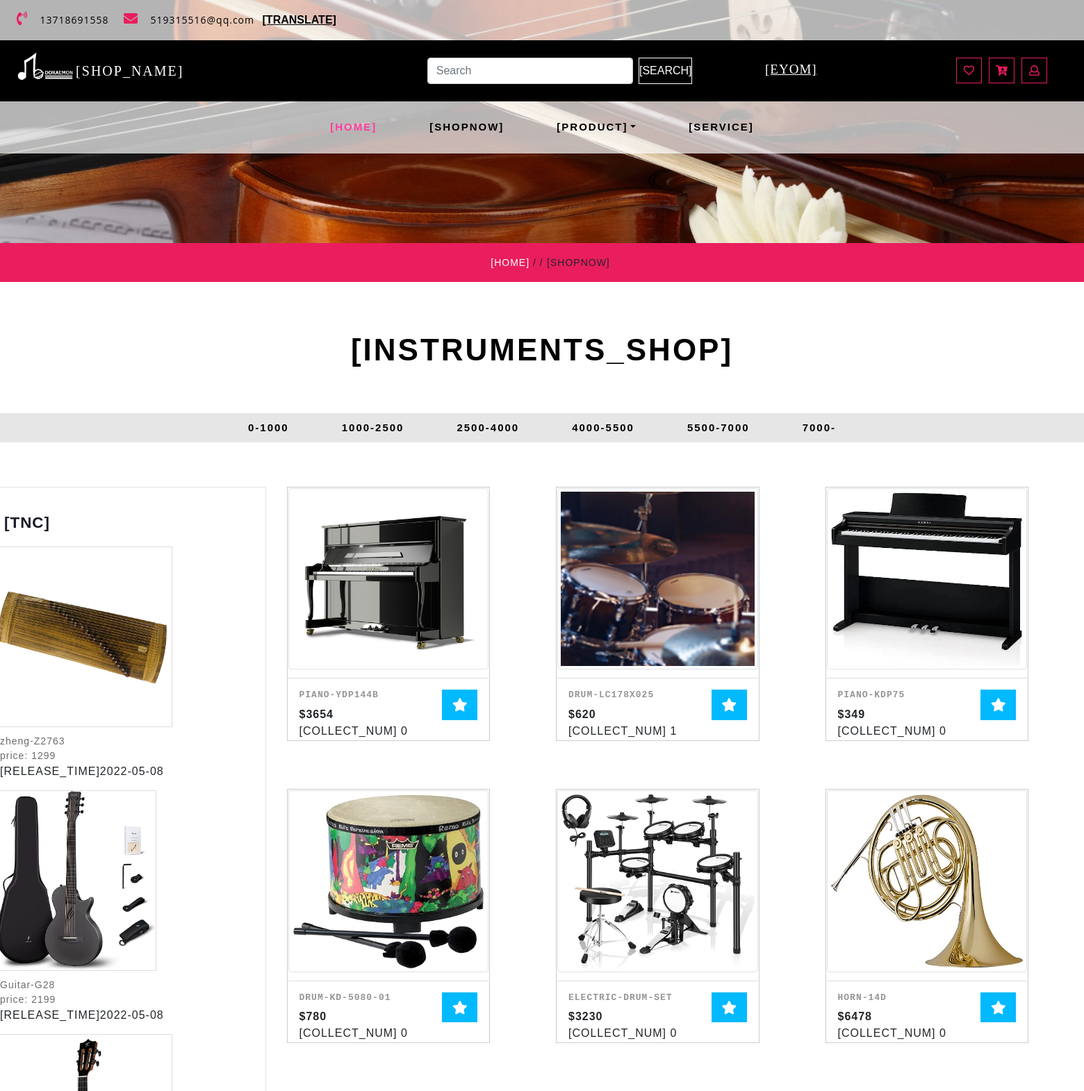
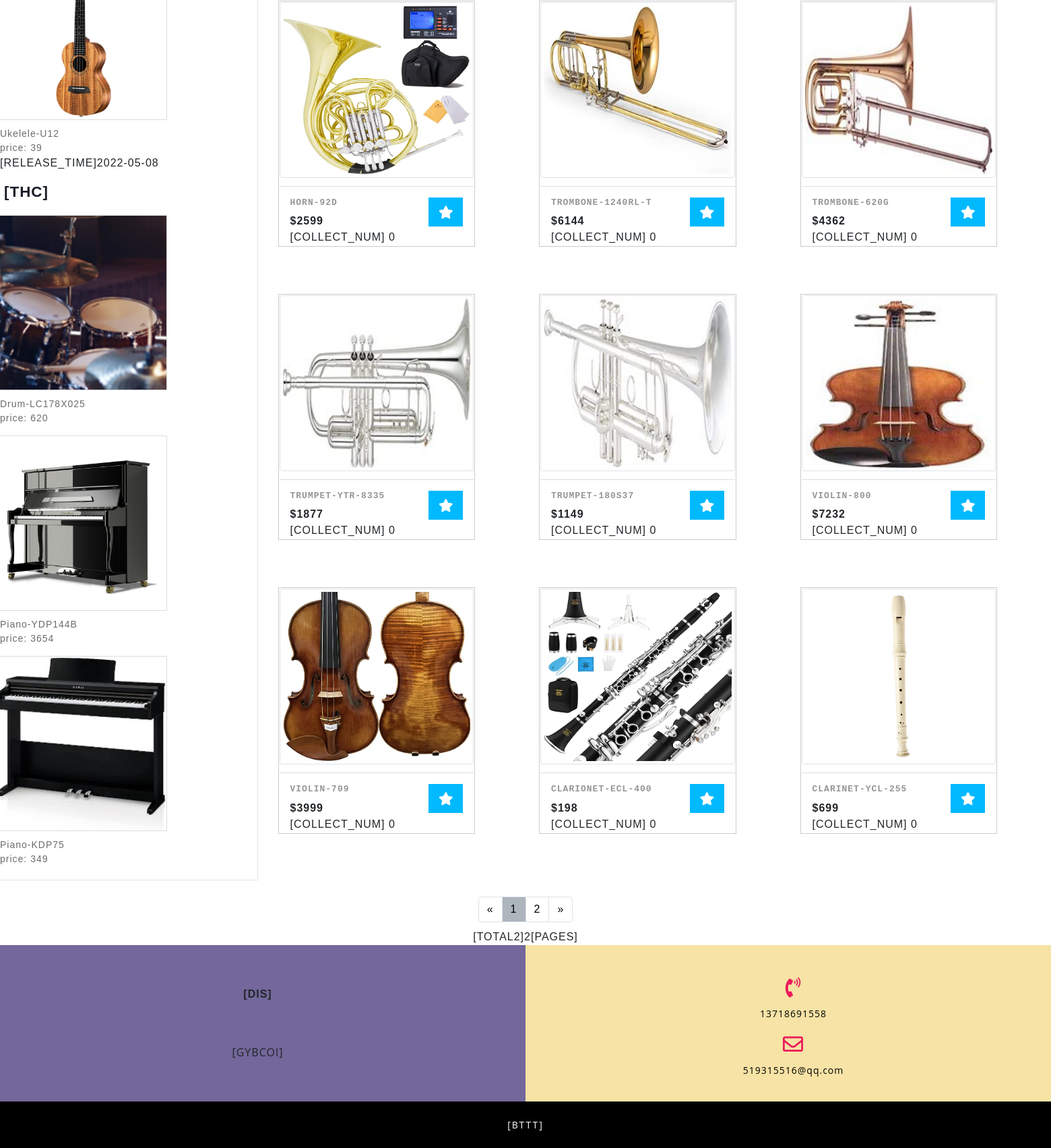
Page /shop on the committed database (2 pictures, top to bottom).
### app/models.py (models this page shows)
class Commodity(db.Model):
    __tablename__ = "commodity"
    __table_args__ = {'extend_existing': True}
    id = db.Column(db.Integer, primary_key=True, autoincrement=True)
    commodity_name = db.Column(db.String(32), nullable=False)
    name_zh = db.Column(db.String(32), nullable=False)
    release_time = db.Column(db.DateTime, default=datetime.now)
    cargo_quantity = db.Column(db.Integer, nullable=False)
    pic_path1 = db.Column(db.String(64), nullable=True)
    pic_path2 = db.Column(db.String(64), nullable=True)
    pic_path3 = db.Column(db.String(64), nullable=True)
    price = db.Column(db.Integer, nullable=False)
    introduction = db.Column(db.String(64), nullable=True)
    intro_zh = db.Column(db.String(64), nullable=True)
    type = db.Column(db.String(32), nullable=False)
    collect_num = db.Column(db.Integer, default=0)
    is_collect = db.Column(db.Boolean, default=False, nullable=False)
    is_delete = db.Column(db.Boolean, default=False, nullable=False)

### app/routes.py (the view, shortened to what this page needs)
@app.route('/shop', methods=['GET', 'POST'])
def shop():
    if islogined():
        authority = session.get('authority')
        user_icon = setIcon()
    else:
        authority = 0
        user_icon = 'NULL'
    print(session.get('price_section_start'))
    if session.get('price_section_start') is None:
        page = request.args.get('page', 1, type=int)
        commodities = Commodity.query.filter(Commodity.is_delete == 0).paginate(page, per_page=15, error_out=False)
        print(3)
        print(commodities)
    session.pop('price_section_start', None)
    session.pop('price_section_end', None)
    new_commodities = Commodity.query.filter(Commodity.is_delete == 0).order_by(Commodity.id.desc()).all()[0:3]
    collect_commodities = Commodity.query.filter(Commodity.is_delete == 0).order_by(Commodity.collect_num.desc()).all()[
                          0:3]
    x = new_commodities
    user_id = session.get('uid')
    user = User.query.filter(User.id == user_id).first()
    for commodity in commodities.items:
        collections = Collections.query.filter_by(user_id=user_id, commodity_id=commodity.id).first()
        if collections:
            commodity.is_collected = True
        else:
            commodity.is_collected = False
    list = dict()
    for a in x:
        list[a.id] = a.release_time.strftime('%Y-%m-%d')
    return render_template('shop.html', islogin=islogined(), lang=session.get('lang'), commodities=commodities,
                           new_commodities=x,
                           types=change_type(), type_value=change_type().values(), icon=user_icon, user_id=user_id,
                           authority=authority, collect_commodities=collect_commodities, list=list, user=user)

### app/templates/shop.html (shortened to what this page needs)
{% extends "base.html" %}
{% block content %}
    <link href="../static/css/paginationbar.css" rel='stylesheet' type='text/css' media="all">
    <link href="../static/css/bootstrap.min.css" rel="stylesheet" type="text/css" media="all">
    <link href="../static/css/fontawesome-all.min.css" rel="stylesheet" type="text/css" media="all">
    <link rel="stylesheet" href="../static/css/shop.css" type="text/css">
    <link rel="stylesheet" type="text/css" href="../static/css/jquery-ui1.css">
    <link href="../static/css/style.css" rel='stylesheet' type='text/css' media="all">
    <div class="inner_page-banner one-img">
    </div>
    <div class="using-border py-3">
        <div class="inner_breadcrumb  ml-4">
            <ul class="short_ls">
                <li>
                    <a href="index" class="i18n" contrastName="HOME">Home</a>
                    <span>/ /</span>
                </li>
                <li class="i18n" contrastName="SHOPNOW">Shop Now</li>
            </ul>
        </div>
    </div>
    <section class="contact py-lg-4 py-md-3 py-sm-3 py-3">
        <div class="container-fluid py-lg-5 py-md-4 py-sm-4 py-3">
            <h3 class="title text-center mb-lg-5 mb-md-4 mb-sm-4 mb-3 i18n" contrastName="INSTRUMENTS_SHOP">Instruments
                Shop</h3>
            <nav class="navbar navbar-expand-lg navbar-light">
                <div class="collapse navbar-collapse justify-content-center" id="navbarSupportedContent"
                     style="background: rgb(230,230,230)">
                    <ul class="navbar-nav ">
                        <li id="1">
                            <a class="nav-link" href="/change/1">0-1000</a>
                        </li>
                        <li id="2">
                            <a href="/change/2" class="nav-link">1000-2500</a>
                        </li>
                        <li id="3">
                            <a href="/change/3" class="nav-link">2500-4000</a>
                        </li>
                        <li id="4">
                            <a href="/change/4" class="nav-link">4000-5500</a>
                        </li>
                        <li id="5">
                            <a href="/change/5" class="nav-link">5500-7000</a>
                        </li>
                        <li id="6">
                            <a href="/change/6" class="nav-link">7000-</a>
                        </li>
                    </ul>
                </div>
            </nav>
        </div>
        <div class="row">
            <div class="side-bar col-lg-3">
                <div class="left-side">
                    <h3 class="agileits-sear-head i18n" contrastName="TNC">The Newest commodities</h3>
                    {% for commodity in new_commodities %}
                        <div class="row special-sec1">
                            <div class="col-xs-4 img-deals">
                                <img src="{{ commodity.pic_path1 }}" alt="" class="img-fluid">
                            </div>
                            <div class="col-xs-8 img-deal1">
                                <a href="single/{{ commodity.id }}">
                                    {% if lang == 'zh_CN' %}
                                        {{ commodity.name_zh }}
                                    {% else %}
                                        {{ commodity.commodity_name }}
                                    {% endif %}
                                </a><br>
                                {% if lang == 'zh_CN' %}
                                    <a href="single/{{ commodity.id }}">价格: {{ commodity.price }}</a><br>
                                {% else %}
                                    <a href="single/{{ commodity.id }}">price: {{ commodity.price }}</a><br>
                                {% endif %}
                                <span class="i18n"
                                      contrastName="RELEASE_TIME">release_time:</span><span>{{ list[ commodity.id ] }}</span>
                            </div>
                        </div>
                    {% endfor %}
                </div>
                <div class="deal-leftmk left-side">
                    <h3 class="agileits-sear-head i18n" contrastName="THC">The Hot commodities</h3>
                    {% for commodity in collect_commodities %}
                        <div class="row special-sec1">
                            <div class="col-xs-4 img-deals">
                                <img src="{{ commodity.pic_path1 }}" alt="" class="img-fluid">
                            </div>
                            <div class="col-xs-8 img-deal1">
                                <a href="single/{{ commodity.id }}">
                                    {% if lang == 'zh_CN' %}
                                        {{ commodity.name_zh }}
                                    {% else %}
                                        {{ commodity.commodity_name }}
                                    {% endif %}
                                </a><br>
                                {% if lang == 'zh_CN' %}
                                    <a href="single/{{ commodity.id }}">价格: {{ commodity.price }}</a><br>
                                {% else %}
                                    <a href="single/{{ commodity.id }}">price: {{ commodity.price }}</a><br>
                                {% endif %}
                            </div>
                        </div>
                    {% endfor %}
                </div>
            </div>
            <div class="left-ads-display col-lg-9">
                {% for commodity in commodities.items %}
                    <div class="row2">
                        <div class="col-lg-4 col-md-6 col-sm-6 product-men women_two">
                            <div class="product-toys-info">
                                <div class="men-pro-item">
                                    <div class="men-thumb-item">
                                        <img src="{{ commodity.pic_path1 }}" class="img-thumbnail img-fluid" alt="">
                                    </div>
                                    <div class="item-info-product">
                                        <div class="info-product-price">
                                            <div class="grid_meta">
                                                <div class="product_price">
                                                    <h4>
                                                        <a href="single/{{ commodity.id }}">
                                                            {% if lang == 'zh_CN' %}
                                                                {{ commodity.name_zh }}
                                                            {% else %}
                                                                {{ commodity.commodity_name }}
                                                            {% endif %}
                                                        </a>
                                                    </h4>
                                                    <div class="grid-price mt-2">
                                                        <span class="money ">${{ commodity.price }}</span><br>
                                                        <span class="i18n"
                                                              contrastName="COLLECT_NUM">collect_num:</span>
                                                        <span id="collect_num{{ commodity.id }}">{{ commodity.collect_num }}</span>
                                                    </div>
                                                </div>
                                            </div>
                                            <div class="toys single-item hvr-outline-out">
                                                {% if authority != 1 %}
                                                    <button id="button_collect{{ commodity.id }}"
                                                            class="toys-cart ptoys-cart"
                                                            {% if commodity.is_collected %}
                                                            style="background: rgb(255, 193, 7)"
                                                            {% else %}
                                                            style="background: #00b9ff"
                                                            {% endif %}
                                                            onclick=collect("{{ commodity.id }}")>
                                                        <i class="fas fa-star"></i>
                                                    </button>
                                                {% endif %}
                                            </div>
                                        </div>
                                    </div>
                                </div>
                            </div>
                        </div>
                    </div>
                {% endfor %}
            </div>
        </div>
    </section>
    <ul class="pagination-nav">
        <li class="page-item-nav">
            {% if  not commodities.has_prev %}
                <a class="page-link-nav" href="/shop?page={{ commodities.page }}"
                   aria-label="Previous">
            {% endif %}
            <span aria-hidden="true">«</span>
            </a>
        </li>
        <li class="page-item-nav">
            <a class="page-link-nav"
               href="/shop?page={{ commodities. page }}"
               style="background: #adb5bd">{{ commodities. page }}</a>
        </li>
        {% if  commodities.has_next %}
            <li class="page-item-nav">
                <a class="page-link-nav"
                   href="/shop?page={{ commodities. page+1 }}">
                    {{ commodities. page+1 }}</a>
            </li>
        {% endif %}
        <li class="page-item-nav">
            {% if  commodities.has_next %}
                <a class="page-link-nav" href="/shop?page={{ commodities.page+1 }}"
                   aria-label="Next">
            {% endif %}
            <span aria-hidden="true">»</span>
            </a>
        </li>
    </ul>
    <ul style="display: flex;justify-content: center">
        <span class="i18n" contrastName="TOTAL2">Total: </span>{{ commodities.pages }} <span class="i18n"
                                                                                             contrastName="PAGES">pages</span>
    </ul>
    <section class="subscribe">
        <div class="container-fluid">
            <div class="row">
                <div class="col-lg-6 col-md-6 map-info-right px-0 text-center">
                    <div class="address-gried-2">
                        <b class="i18n" contrastName="DIS">Doraemon Instrument Store</b>
                        <p class="i18n" contrastName="GYBCOI">
                        </p>
                    </div>
                </div>
                <div class="col-lg-6 col-md-6 address-w3l-right text-center">
                    <div class="address-gried mt-3">
                        <span class="fas fa-phone-volume"></span>
                        <p> 13718691558<br></p>
                    </div>
                    <div class=" address-gried mt-3">
                        <span class="far fa-envelope"></span>
                        <p><a href="mailto:info@example.com">519315516@qq.com</a>
                        </p>
                    </div>
                </div>
            </div>
        </div>
    </section>
    <footer class="py-lg-4 py-md-3 py-sm-3 py-3 text-center">
        <div class="copy-agile-right">
            <p class="i18n" contrastName="BTTT">Back to the top</p>
        </div>
    </footer>
{% endblock %}

### rows in the picture
Commodity: pic_path1 (picture), commodity_name "zheng-Z2763", price "1299", release_time "2022-05-08"
Commodity: pic_path1 (picture), commodity_name "Guitar-G28", price "2199", release_time "2022-05-08"
Commodity: pic_path1 (picture), commodity_name "Ukelele-U12", price "39", release_time "2022-05-08"
Commodity: pic_path1 (picture), commodity_name "Drum-LC178X025", price "620", commodity_name "DRUM-LC178X025", collect_num "1"
Commodity: pic_path1 (picture), commodity_name "Piano-YDP144B", price "3654", commodity_name "PIANO-YDP144B", collect_num "0"
Commodity: pic_path1 (picture), commodity_name "Piano-KDP75", price "349", commodity_name "PIANO-KDP75", collect_num "0"
Commodity: pic_path1 (picture), commodity_name "DRUM-KD-5080-01", price "780", collect_num "0"
Commodity: pic_path1 (picture), commodity_name "ELECTRIC-DRUM-SET", price "3230", collect_num "0"
Commodity: pic_path1 (picture), commodity_name "HORN-14D", price "6478", collect_num "0"
Commodity: pic_path1 (picture), commodity_name "HORN-92D", price "2599", collect_num "0"
Commodity: pic_path1 (picture), commodity_name "TROMBONE-1240RL-T", price "6144", collect_num "0"
Commodity: pic_path1 (picture), commodity_name "TROMBONE-620G", price "4362", collect_num "0"
Commodity: pic_path1 (picture), commodity_name "TRUMPET-YTR-8335", price "1877", collect_num "0"
Commodity: pic_path1 (picture), commodity_name "TRUMPET-180S37", price "1149", collect_num "0"
Commodity: pic_path1 (picture), commodity_name "VIOLIN-800", price "7232", collect_num "0"
Commodity: pic_path1 (picture), commodity_name "VIOLIN-709", price "3999", collect_num "0"
Commodity: pic_path1 (picture), commodity_name "CLARIONET-ECL-400", price "198", collect_num "0"
Commodity: pic_path1 (picture), commodity_name "CLARINET-YCL-255", price "699", collect_num "0"

### other values in the picture
{{ commodities. page }} "1"
{{ commodities. page+1 }} "2"
{{ commodities.pages }} "2"
